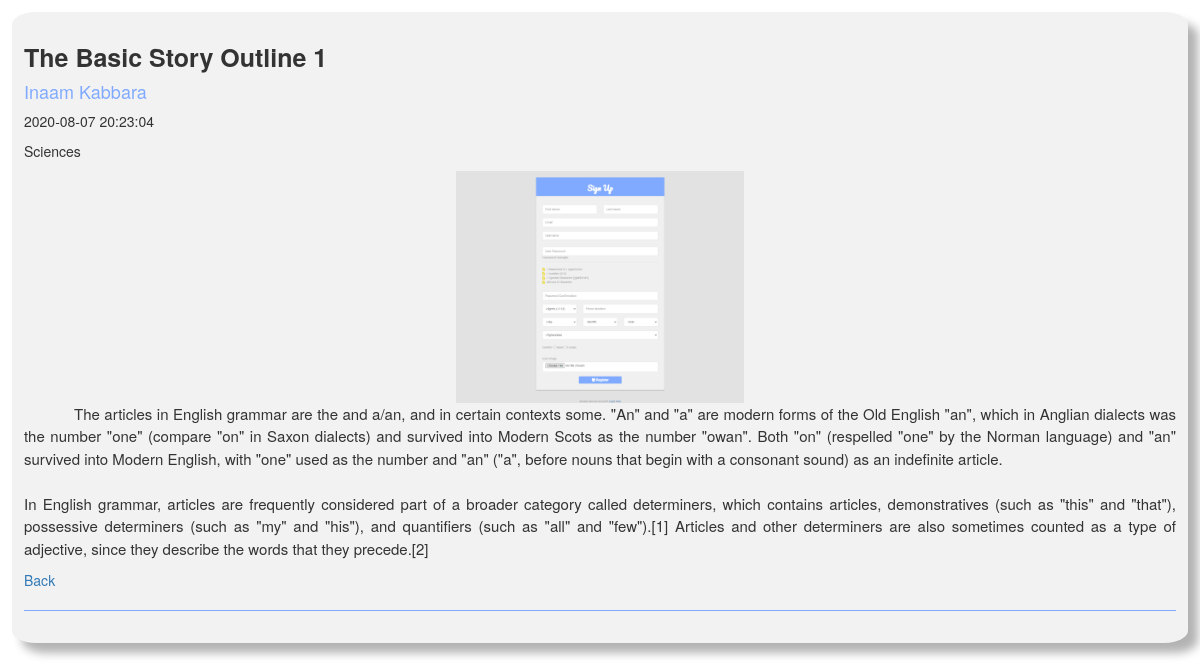
Page /articles/details.php?art_id=7 on the committed database.
### tables this page shows
CREATE TABLE `articles` (
  `art_id` int(100) NOT NULL,
  `u_id` int(100) NOT NULL,
  `art_title` text NOT NULL,
  `art_text` longtext NOT NULL,
  `art_image` text NOT NULL,
  `art_time` timestamp NOT NULL DEFAULT CURRENT_TIMESTAMP ON UPDATE CURRENT_TIMESTAMP,
  `art_link` text NOT NULL,
  `cat_id` int(100) NOT NULL,
  `like_id` int(11) NOT NULL
);

CREATE TABLE `user` (
  `u_id` int(255) NOT NULL,
  `u_name` text NOT NULL,
  `u_email` text NOT NULL,
  `u_username` text NOT NULL,
  `u_pass` text NOT NULL,
  `u_birthday` text NOT NULL,
  `u_location` text NOT NULL,
  `u_gender` text NOT NULL,
  `u_image` text NOT NULL
);

CREATE TABLE `categories` (
  `cat_id` int(11) NOT NULL,
  `cat_title` text NOT NULL
);

### articles/details.php (the view, shortened to what this page needs)
<?php
	include("../includes/db.php");
	include("../functions/functions.php");
?>
<?php
	$admin_session = $_SESSION['u_email'];
	$get_admin = "select * from user where u_email='$admin_session'";
	$run_admin = mysqli_query($con,$get_admin);
	$row_admin = mysqli_fetch_array($run_admin);
	$user_id = $row_admin['u_id'];
	if(isset($_GET['art_id'])){
		$art_id = $_GET['art_id'];
		$get_art = "select * from articles where art_id='$art_id'";
		$run_art = mysqli_query($con,$get_art);
		$row_articles = mysqli_fetch_array($run_art);
		$art_id = $row_articles['art_id'];
		$art_title = $row_articles['art_title'];
		$art_text = nl2br($row_articles['art_text']);
		$u_id = $row_articles['u_id'];
		$art_time = $row_articles['art_time'];
		$art_link = $row_articles['art_link'];
		$cat_id = $row_articles['cat_id'];
		$get_cat = "select * from categories where cat_id='$cat_id' ";
		$run_cat = mysqli_query($db,$get_cat);
		$row_cat = mysqli_fetch_array($run_cat);
		$cat_title = $row_cat['cat_title'];
		$get_admin = "select * from user where u_id='$u_id'";
		$run_admin = mysqli_query($db,$get_admin);
		$row_admin = mysqli_fetch_array($run_admin);
		$u_name = $row_admin['u_name'];
?>
<!DOCTYPE html>
<html>
	<head>
		<link href="../font-awesome/css/font-awesome.min.css" rel="stylesheet">
		<link rel="stylesheet" href="https://maxcdn.bootstrapcdn.com/bootstrap/3.3.7/css/bootstrap.min.css">
		<link href="../css.css" rel="stylesheet">
	</head>
	<body>
		<?php
			if($user_id ==$u_id){
				echo "
					<div class='art'>
						<h3>$art_title</h3>
						<h4>$u_name</h4>
						<button class='btn btn-primary'><a href='edit_article.php?art_id=$art_id'> Edit article </a></button>
						<button class='btn btn-primary'><a href='delete_article.php?art_id=$art_id'> Delete article </a></button>
						<p>$art_time</p>
						<p> $cat_title </p>
						<img src='article_images/$art_link.png' class='img-responsive' alt='$cat_title'>
						<p oncopy='return false;' class='art-text'> $art_text </p>
						<a href='../blog.php'> Back </a>
						<hr>
					</div>";
			}else{
				echo"
					<div class='art'>
						<h3>$art_title</h3>
						<h4>$u_name</h4>
						<p>$art_time</p>
						<p> $cat_title </p>
						<img src='article_images/$art_link.png' class='img-responsive' alt='$cat_title'>
						<p oncopy='return false;' class='art-text'> $art_text </p>
						<a href='../blog.php'> Back </a>
						<hr>
					</div>";
			}
			?>
	</body>
</html>
<?php
	}
?>

### css.css (style rules this page uses)
.art { margin: 1%; padding: 1%; background-color: #f2f2f2; border-radius: 2%; box-shadow: 10px 10px 10px rgba(0, 0, 0, 0.3); }
.art img { display: block; width: 25%; height: 25%; margin-left: auto; margin-right: auto; }
.art h3 { font-weight: bold; font-size: 25px; }
.art h4 { color: #80aaff; }
.art hr { border-color: #80aaff; }
.art-text { text-indent: 50px; text-align: justify; font-size: 15px; line-height: 1.5; }

### rows in the picture
articles: art_title "The Basic Story Outline 1", art_time "2020-08-07 20:23:04", art_text "The articles in English grammar are the and a/an, and in certain contexts some. \"An\" and \"a\" are modern forms of the Old English \"an\", which in Anglian dialects was the number \"one\" (compare \"on\" in Saxon dialects) and survived into Modern Scots as the number \"owan\". Both \"on\" (respelled \"one\" by the Norman language) and \"an\" survived into Modern English, with \"one\" used as the number and \"an\" (\"a\", before nouns that begin with a consonant sound) as an indefinite article. In English grammar, articles are frequently considered part of a broader category called determiners, which contains articles, demonstratives (such as \"this\" and \"that\"), possessive determiners (such as \"my\" and \"his\"),…"
user: u_name "Inaam Kabbara"
categories: cat_title "Sciences"
